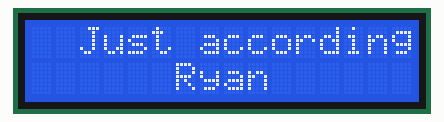
The sketch below on a simulated Arduino Uno, built with avr-gcc and run on an emulated ATmega328P. Parts: 16×2 character LCD.

Above: at 0.1 s.
At 5.1 s:
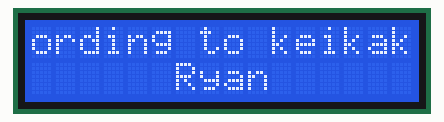
At 9.7 s:
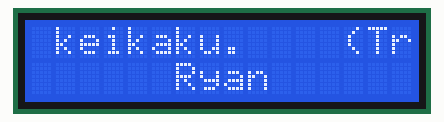
At 19.2 s:
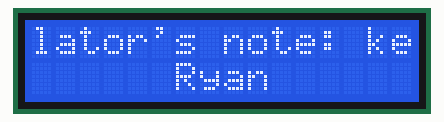
At 28.7 s:
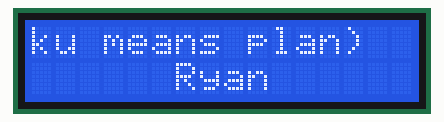
At 38.3 s:
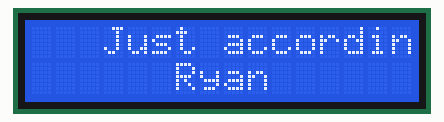

The sketch:

rmagd2-Lab-03.ino
```cpp
/* rmagd2-Lab-03.ino */
/* ---------------------------------------------------------------------------------------
 >> Assignment details and provided code are created and owned by Patrick Troy.
 >> University of Illinois Chicago - CS 362, Spring 2024
 >> --------------------------------------------------------------------------------------
 >> File   : rmagd2-Lab-03.ino :: Lab 3 - Liquid Crystal Display – LCD
 >> Course : CS 362 (47019), SP24
 >> Author : Ryan Magdaleno
 >> UIN/nID: 668523658 (rmagd2)
 >> System : Windows 10 w/ Mingw-w64
 >> TA     : Anshuman
 - -                             - -
 >> References used ::
 >> https://www.arduino.cc/reference/en/libraries/liquidcrystal/
 - -                             - -
 >> File overview ::
 >> This program controls a 16x2 LCD. I make use of the LiquidCrystal library handling
 >> of the LCD. I have a quote that gets printed, the LCD will scroll the quote to
 >> show the full quote.
--------------------------------------------------------------------------------------- */
// Preprocessor directives ::
#include <LiquidCrystal.h>

// Global variables ::
LiquidCrystal lcd(12, 11, 5, 4, 3, 2);
char temp;
char name[16],
quote[] = {
"   Just according to keikaku.    \
(Translator's note: keikaku means plan)     "
};


// Set up LCD and print name on bottom ::
void setup()
{
  lcd.begin(16, 2);
  lcd.setCursor(0, 1);
  sprintf(name, "      %s      ", "Ryan");
  lcd.println(name);
}


// Print message to top row ::
void loop()
{
  // Shift array left one char ::
  temp = quote[0];
  for (byte i = 0; i < 76; ++i) { quote[i] = quote[i + 1]; }
  quote[76] = temp;

  // Print first 16 chars ::
  lcd.setCursor(0, 0);
  for (byte i = 0; i < 16; ++i) { lcd.print(quote[i]); }
  delay(500);
}
```

Measured:
- what the display in image 1 shows lasts 0.5 s, from 5.1 s to 5.6 s
